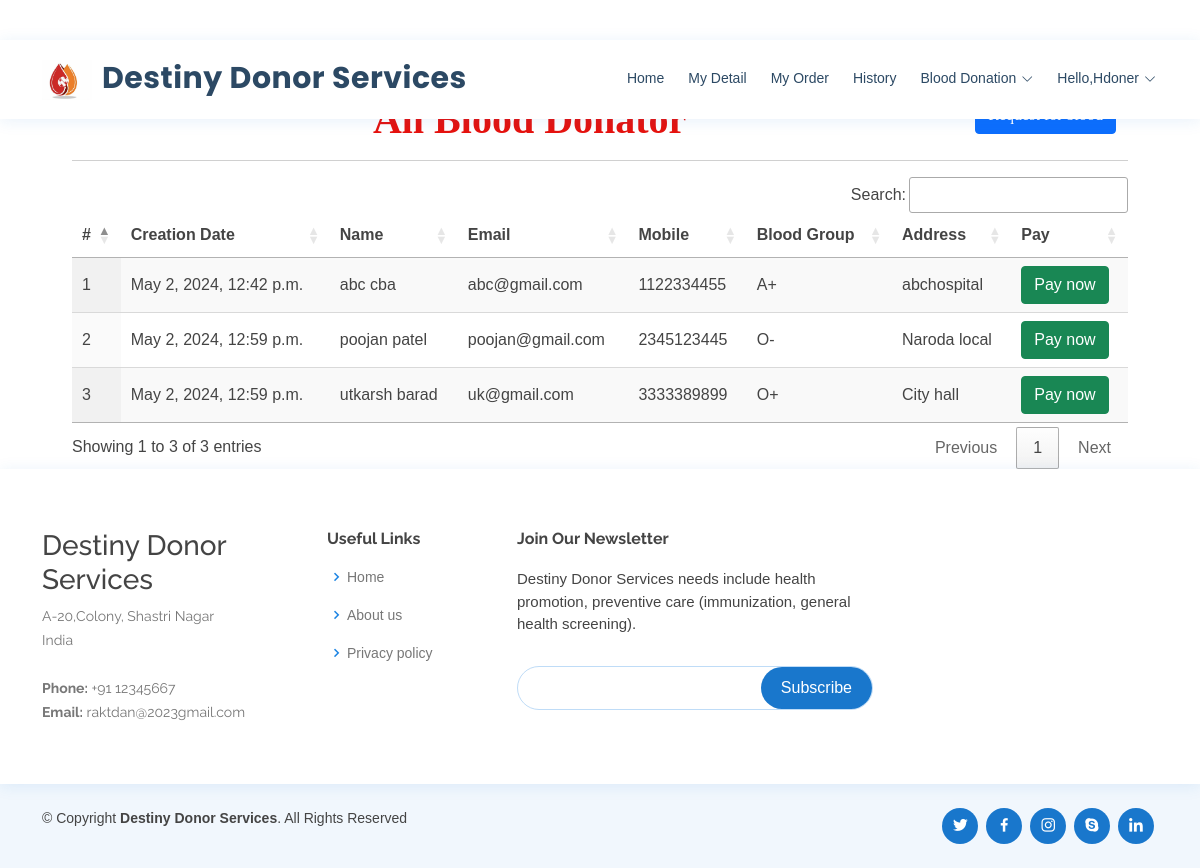
/search_blood (signed in), run on the app's committed database.
### blood_app/models.py (models this page shows, shortened)
class Blood_Donation(models.Model):
    status = models.CharField(max_length=100, null=True, blank=True)
    user = models.ForeignKey(UserProfile, on_delete=models.CASCADE, null=True, blank=True)
    blood_group = models.ForeignKey(Category, on_delete=models.CASCADE, null=True, blank=True)
    place = models.CharField(max_length=100, null=True, blank=True)
    purpose = models.CharField(max_length=100, null=True, blank=True)
    created = models.DateTimeField(auto_now=True,null=True)
    active = models.BooleanField(null=True, blank=True, default=False)

class UserProfile(models.Model):
    user = models.ForeignKey(User, on_delete=models.CASCADE, null=True)
    contact = models.CharField(max_length=100, null=True)
    address = models.CharField(max_length=100, null=True)
    blood_group = models.ForeignKey(Category, on_delete=models.CASCADE, null=True, blank=True)
    dob = models.DateField(null=True)
    image = models.FileField(null=True)

class Category(models.Model):
    name = models.CharField(max_length=100, null=True, blank=True)
    def __str__(self):
        return self.name

### blood_app/views.py (the view, shortened to what this page needs)
# urls.py: path('search_blood', search_blood, name='search_blood'),
def search_blood(request):
    userprofile = UserProfile.objects.get(user=request.user)
    data = Blood_Donation.objects.filter(status="Approved").exclude(purpose="Request for Blood", user=userprofile)
    all_cat = Category.objects.all()
    return render(request, 'search_blood.html', {'data':data, 'cat':all_cat})

### blood_app/templates/search_blood.html (shortened to what this page needs)
{% extends 'index.html' %}
{% load static %}
{% block body %}
<div class="container-fluid" style="width:90%;margin-top:8%">
                    <div class="container-fluid">
                        <h1 align="center" style="font-weight:bold;font-family : 'Monotype Corsiva' ; color : #E6120E ;margin-top:4%">All Blood Donator
                          <button type="button" id="myBtn" class="btn btn-primary pull-right">Request for blood</button>
                        </h1>
                         </div><hr>
                                <table id="example" class="display" style="width:100%">
                                  <thead>
                                    <tr>
                                      <th>#</th>
                                      <th>Creation Date</th>
                                      <th>Name</th>
                                      <th>Email</th>
                                      <th>Mobile</th>
                                      <th>Blood Group</th>
                                      <th>Address</th>
                                      <th>Pay</th>
                                  </tr>
                              </thead>
                              <tbody>
                              {% for i in data %}
                                <tr>
                                  <td>{{forloop.counter}}</td>
                                  <td>{{i.created}}</td>
                                  <td>{{i.user.user.first_name}} {{i.user.user.last_name}}</td>
                                  <td>{{i.user.user.email}}</td>
                                  <td>{{i.user.contact}}</td>
                                  <td>{{i.blood_group}}</td>
                                  <td>{{i.place}}</td>
                                  <td><a href="/pay_now/{{i.id}}"><button class="btn btn-success">Pay now</button></a></td>
                              </tr>
                              {% endfor %}
                          </tbody>
                      </table>
                  </div>
{% endblock %}

### blood_app/templates/index.html (shortened to what this page needs)
<!DOCTYPE html>
<html lang="en">
  {% load static %}
<head>
  <link href="{% static 'vendor/fontawesome-free/css/all.min.css' %}" rel="stylesheet">
  <link href="{% static 'vendor/animate.css/animate.min.css' %}" rel="stylesheet">
  <link href="{% static 'vendor/bootstrap/css/bootstrap.min.css' %}" rel="stylesheet">
  <link href="{% static 'vendor/bootstrap-icons/bootstrap-icons.css' %}" rel="stylesheet">
  <link href="{% static 'vendor/boxicons/css/boxicons.min.css' %}" rel="stylesheet">
  <link href="{% static 'vendor/glightbox/css/glightbox.min.css' %}" rel="stylesheet">
  <link href="{% static 'vendor/remixicon/remixicon.css' %}" rel="stylesheet">
  <link href="{% static 'vendor/swiper/swiper-bundle.min.css' %}" rel="stylesheet">
  <link href="{% static 'css/style.css' %}" rel="stylesheet">
  <link rel="stylesheet" href="https://cdnjs.cloudflare.com/ajax/libs/font-awesome/4.7.0/css/font-awesome.min.css">
  <link rel='stylesheet' type='text/css' href="https://cdn.datatables.net/1.10.21/css/jquery.dataTables.min.css">
  <link rel='stylesheet' type='text/css' href="https://cdn.datatables.net/buttons/1.6.2/css/buttons.dataTables.min.css">
</head>
<body>
  <header id="header" class="fixed-top">
    <div class="container d-flex align-items-center" style="background-color: #FFFFFF">
      <h1 class="logo me-auto"><a href="index.html"><img src="../static/img/new_logo.jpg" width="50" height="2200" style="margin-right: 10px;">Destiny Donor Services</a></h1>
      {% if request.user.is_staff %}
      <nav id="navbar" class="navbar order-last order-lg-0">
        <ul>
          <li><a class="nav-link scrollto" href="{% url 'admin_home' %}">Home</a></li>
          <li class="dropdown"><a href="#"><span>Category</span> <i class="bi bi-chevron-down"></i></a>
            <ul>
              <li><a href="/add_category">Add Blood Category</a></li>
              <li><a href="/view_category">View Blood Category</a></li>
            </ul>
          </li>
          <li><a class="nav-link scrollto" href="/view_user">Users</a></li>
          <li><a class="nav-link scrollto" href="/all_order">All Order</a></li>
          <li class="dropdown"><a href="#"><span>Blood Donation</span> <i class="bi bi-chevron-down"></i></a>
            <ul>
              <li><a href="/request_blood">Request for Blood</a></li>
              <li><a href="/donator_blood">Donate for Blood</a></li>
            </ul>
          </li>
          <li class="dropdown">
            <a href="#" class="appointment-btn scrollto" style="color: #fff;"><span class="d-none d-md-inline">Welcome,</span> {{request.user.username}} <i class="bi bi-chevron-down"></i></a>
            <ul>
              <li><a href="{% url 'change_password' %}">Change Password</a></li>
              <li><a href="{% url 'logout' %}">Logout</a></li>
            </ul>
          </li>
        </ul>
        <i class="bi bi-list mobile-nav-toggle"></i>
      </nav>
      {% elif request.user.is_authenticated %}
      <nav id="navbar" class="navbar order-last order-lg-0">
        <ul>
          <li><a class="nav-link scrollto" href="{% url 'home' %}">Home</a></li>
          <li><a class="nav-link scrollto" href="{% url 'profile' %}">My Detail</a></li>
          <li><a class="nav-link scrollto" href="{% url 'my_order'%}">My Order</a></li>
          <li><a class="nav-link scrollto" href="{% url 'history' %}">History</a></li>
          <li class="dropdown"><a href="#"><span>Blood Donation</span> <i class="bi bi-chevron-down"></i></a>
          </li>
          <li class="dropdown"><a href="#"><span>Hello,{{request.user.username}}</span> <i class="bi bi-chevron-down"></i></a>
          </li>
        </ul>
      </nav>
      {% endif %}
  </header>
  {% block body %}
  {% endblock %}
  <footer id="footer">
    <div class="footer-top">
      <div class="container">
        <div class="row">
          <div class="col-lg-3 col-md-6 footer-contact">
            <h3>Destiny Donor Services</h3>
            <p>
              A-20,Colony, Shastri Nagar <br>
              India <br><br>
              <strong>Phone:</strong> +91 12345667<br>
              <strong>Email:</strong> raktdan@2023gmail.com <br>
            </p>
          </div>
          <div class="col-lg-2 col-md-6 footer-links">
            <h4>Useful Links</h4>
            <ul>
              <li><i class="bx bx-chevron-right"></i> <a href="#">Home</a></li>
              <li><i class="bx bx-chevron-right"></i> <a href="#">About us</a></li>
              <li><i class="bx bx-chevron-right"></i> <a href="#">Privacy policy</a></li>
            </ul>
          </div>
          <div class="col-lg-4 col-md-6 footer-newsletter">
            <h4>Join Our Newsletter</h4>
            <p>Destiny Donor Services needs include health promotion, preventive care (immunization, general health screening).</p>
            <form action="" method="post">
              <input type="email" name="email"><input type="submit" value="Subscribe">
            </form>
          </div>
        </div>
      </div>
    </div>
    <div class="container d-md-flex py-4">
      <div class="me-md-auto text-center text-md-start">
        <div class="copyright">
          &copy; Copyright <strong><span>Destiny Donor Services</span></strong>. All Rights Reserved
        </div>
        <div class="credits">
        </div>
      </div>
      <div class="social-links text-center text-md-right pt-3 pt-md-0">
        <a href="#" class="twitter"><i class="bx bxl-twitter"></i></a>
        <a href="#" class="facebook"><i class="bx bxl-facebook"></i></a>
        <a href="#" class="instagram"><i class="bx bxl-instagram"></i></a>
        <a href="#" class="google-plus"><i class="bx bxl-skype"></i></a>
        <a href="#" class="linkedin"><i class="bx bxl-linkedin"></i></a>
      </div>
    </div>
  </footer>
</body>
</html>

### blood_app/static/css/style.css (style rules this page uses)
body { font-family: "Open Sans", sans-serif; color: #444444; }
a { color: #1977cc; text-decoration: none; }
h1, h2, h3, h4, h5, h6 { font-family: "Raleway", sans-serif; }
#header { background: #fff; transition: all 0.5s; z-index: 997; padding: 15px 0; top: 40px; box-shadow: 0px 2px 15px rgba(25, 119, 204, 0.1); }
#header .logo { font-size: 30px; margin: 0; padding: 0; line-height: 1; font-weight: 700; letter-spacing: 0.5px; font-family: "Poppins", sans-serif; }
#header .logo a { color: #2c4964; }
#header .logo img { max-height: 40px; }
.navbar { padding: 0; }
.navbar ul { margin: 0; padding: 0; display: flex; list-style: none; align-items: center; }
.navbar li { position: relative; }
.navbar>ul>li { position: relative; white-space: nowrap; padding: 8px 0 8px 20px; }
.navbar a, .navbar a:focus { display: flex; align-items: center; justify-content: space-between; font-size: 14px; color: #2c4964; white-space: nowrap; transition: 0.3s; border-bottom: 2px solid #fff; padding: 5px 2px; }
.navbar a i, .navbar a:focus i { font-size: 12px; line-height: 0; margin-left: 5px; }
#footer { color: #444444; font-size: 14px; background: #f1f7fd; }
#footer .footer-top { padding: 60px 0 30px 0; background: #fff; box-shadow: 0px 2px 15px rgba(25, 119, 204, 0.1); }
#footer .footer-top .footer-contact { margin-bottom: 30px; }
#footer .footer-top .footer-contact p { font-size: 14px; line-height: 24px; margin-bottom: 0; font-family: "Raleway", sans-serif; color: #777777; }
#footer .footer-top h4 { font-size: 16px; font-weight: bold; color: #444444; position: relative; padding-bottom: 12px; }
#footer .footer-top .footer-links { margin-bottom: 30px; }
#footer .footer-top .footer-links ul { list-style: none; padding: 0; margin: 0; }
#footer .footer-top .footer-links ul i { padding-right: 2px; color: #1c84e3; font-size: 18px; line-height: 1; }
#footer .footer-top .footer-links ul li { padding: 10px 0; display: flex; align-items: center; }
#footer .footer-top .footer-links ul li:first-child { padding-top: 0; }
#footer .footer-top .footer-links ul a { color: #777777; transition: 0.3s; display: inline-block; line-height: 1; }
#footer .footer-newsletter { font-size: 15px; }
#footer .footer-newsletter h4 { font-size: 16px; font-weight: bold; color: #444444; position: relative; padding-bottom: 12px; }
#footer .footer-newsletter form { margin-top: 30px; background: #fff; padding: 6px 10px; position: relative; border-radius: 50px; text-align: left; border: 1px solid #bfdcf7; }
#footer .footer-newsletter form input[type=email] { border: 0; padding: 4px 8px; width: calc(100% - 100px); }
#footer .footer-newsletter form input[type=submit] { position: absolute; top: 0; right: 0; bottom: 0; border: 0; background: none; font-size: 16px; padding: 0 20px; background: #1977cc; color: #fff; transition: 0.3s; border-radius: 50px; }
#footer .credits { padding-top: 5px; font-size: 13px; color: #444444; }
#footer .social-links a { font-size: 18px; display: inline-block; background: #1977cc; color: #fff; line-height: 1; padding: 8px 0; margin-right: 4px; border-radius: 50%; text-align: center; width: 36px; height: 36px; transition: 0.3s; }

### blood_app/templates/search_blood.html (style rules this page uses)
body { font-family: Arial, Helvetica, sans-serif; }

### data on the page
Blood_Donation: created "May 2, 2024, 12:42 p.m.", user.user.first_name "abc", user.user.last_name "cba", user.user.email "abc@gmail.com", user.contact "1122334455", blood_group "A+", place "abchospital"
Blood_Donation: created "May 2, 2024, 12:59 p.m.", user.user.first_name "poojan", user.user.last_name "patel", user.user.email "poojan@gmail.com", user.contact "2345123445", blood_group "O-", place "Naroda local"
Blood_Donation: created "May 2, 2024, 12:59 p.m.", user.user.first_name "utkarsh", user.user.last_name "barad", user.user.email "uk@gmail.com", user.contact "3333389899", blood_group "O+", place "City hall"

### other printed values
{{ request.user.username }} "Hdoner"
